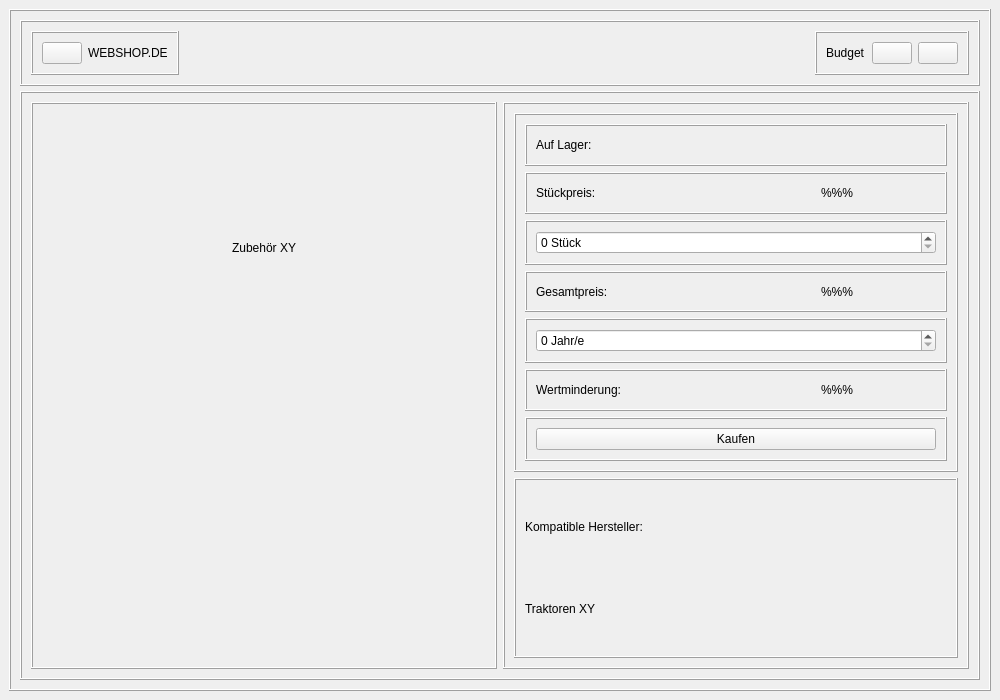
<?xml version="1.0" encoding="UTF-8"?>
<ui version="4.0">
 <class>MainWindow</class>
 <widget class="QMainWindow" name="MainWindow">
  <property name="geometry">
   <rect>
    <x>0</x>
    <y>0</y>
    <width>1000</width>
    <height>700</height>
   </rect>
  </property>
  <property name="sizePolicy">
   <sizepolicy hsizetype="Preferred" vsizetype="Preferred">
    <horstretch>0</horstretch>
    <verstretch>0</verstretch>
   </sizepolicy>
  </property>
  <property name="minimumSize">
   <size>
    <width>0</width>
    <height>0</height>
   </size>
  </property>
  <property name="maximumSize">
   <size>
    <width>16777215</width>
    <height>16777215</height>
   </size>
  </property>
  <property name="windowTitle">
   <string>Zubehör</string>
  </property>
  <widget class="QWidget" name="centralwidget">
   <layout class="QVBoxLayout" name="verticalLayout">
    <item>
     <widget class="QFrame" name="main_frame">
      <property name="minimumSize">
       <size>
        <width>0</width>
        <height>0</height>
       </size>
      </property>
      <property name="frameShape">
       <enum>QFrame::Box</enum>
      </property>
      <property name="frameShadow">
       <enum>QFrame::Raised</enum>
      </property>
      <layout class="QVBoxLayout" name="verticalLayout_2" stretch="1,10">
       <property name="spacing">
        <number>5</number>
       </property>
       <item>
        <widget class="QFrame" name="header_frame">
         <property name="frameShape">
          <enum>QFrame::Box</enum>
         </property>
         <property name="frameShadow">
          <enum>QFrame::Raised</enum>
         </property>
         <layout class="QHBoxLayout" name="horizontalLayout">
          <item alignment="Qt::AlignLeft|Qt::AlignTop">
           <widget class="QFrame" name="frame">
            <property name="frameShape">
             <enum>QFrame::Box</enum>
            </property>
            <property name="frameShadow">
             <enum>QFrame::Raised</enum>
            </property>
            <layout class="QHBoxLayout" name="horizontalLayout_3">
             <item>
              <widget class="QPushButton" name="home_Button">
               <property name="text">
                <string/>
               </property>
               <property name="icon">
                <iconset>
                 <normaloff>:/Icons/icons/home.svg</normaloff>:/Icons/icons/home.svg</iconset>
               </property>
               <property name="iconSize">
                <size>
                 <width>32</width>
                 <height>32</height>
                </size>
               </property>
              </widget>
             </item>
             <item>
              <widget class="QLabel" name="web_label">
               <property name="frameShape">
                <enum>QFrame::NoFrame</enum>
               </property>
               <property name="frameShadow">
                <enum>QFrame::Plain</enum>
               </property>
               <property name="text">
                <string>WEBSHOP.DE</string>
               </property>
              </widget>
             </item>
            </layout>
           </widget>
          </item>
          <item alignment="Qt::AlignRight|Qt::AlignTop">
           <widget class="QFrame" name="frame_2">
            <property name="sizePolicy">
             <sizepolicy hsizetype="Preferred" vsizetype="Preferred">
              <horstretch>0</horstretch>
              <verstretch>0</verstretch>
             </sizepolicy>
            </property>
            <property name="frameShape">
             <enum>QFrame::Box</enum>
            </property>
            <property name="frameShadow">
             <enum>QFrame::Raised</enum>
            </property>
            <layout class="QHBoxLayout" name="horizontalLayout_2">
             <item>
              <widget class="QLabel" name="budget_label">
               <property name="inputMethodHints">
                <set>Qt::ImhNone</set>
               </property>
               <property name="text">
                <string>Budget</string>
               </property>
               <property name="textFormat">
                <enum>Qt::AutoText</enum>
               </property>
              </widget>
             </item>
             <item>
              <widget class="QPushButton" name="acc_Button">
               <property name="enabled">
                <bool>true</bool>
               </property>
               <property name="text">
                <string/>
               </property>
               <property name="icon">
                <iconset>
                 <normaloff>:/Icons/icons/self.svg</normaloff>:/Icons/icons/self.svg</iconset>
               </property>
               <property name="iconSize">
                <size>
                 <width>32</width>
                 <height>32</height>
                </size>
               </property>
              </widget>
             </item>
             <item>
              <widget class="QPushButton" name="shopping_Button">
               <property name="sizePolicy">
                <sizepolicy hsizetype="Minimum" vsizetype="Fixed">
                 <horstretch>0</horstretch>
                 <verstretch>0</verstretch>
                </sizepolicy>
               </property>
               <property name="focusPolicy">
                <enum>Qt::StrongFocus</enum>
               </property>
               <property name="autoFillBackground">
                <bool>false</bool>
               </property>
               <property name="text">
                <string/>
               </property>
               <property name="icon">
                <iconset>
                 <normaloff>:/Icons/icons/shopping-cart.svg</normaloff>:/Icons/icons/shopping-cart.svg</iconset>
               </property>
               <property name="iconSize">
                <size>
                 <width>32</width>
                 <height>32</height>
                </size>
               </property>
              </widget>
             </item>
            </layout>
           </widget>
          </item>
         </layout>
        </widget>
       </item>
       <item>
        <widget class="QFrame" name="content_frame">
         <property name="accessibleName">
          <string/>
         </property>
         <property name="accessibleDescription">
          <string/>
         </property>
         <property name="frameShape">
          <enum>QFrame::Box</enum>
         </property>
         <property name="frameShadow">
          <enum>QFrame::Raised</enum>
         </property>
         <layout class="QHBoxLayout" name="horizontalLayout_4">
          <item>
           <widget class="QFrame" name="frame_1">
            <property name="frameShape">
             <enum>QFrame::Box</enum>
            </property>
            <property name="frameShadow">
             <enum>QFrame::Raised</enum>
            </property>
            <layout class="QVBoxLayout" name="verticalLayout_3">
             <item alignment="Qt::AlignHCenter">
              <widget class="QLabel" name="name_label">
               <property name="text">
                <string>Zubehör XY</string>
               </property>
              </widget>
             </item>
             <item alignment="Qt::AlignHCenter|Qt::AlignVCenter">
              <widget class="QLabel" name="picture">
               <property name="maximumSize">
                <size>
                 <width>500</width>
                 <height>500</height>
                </size>
               </property>
               <property name="cursor">
                <cursorShape>SizeAllCursor</cursorShape>
               </property>
               <property name="focusPolicy">
                <enum>Qt::NoFocus</enum>
               </property>
               <property name="text">
                <string/>
               </property>
               <property name="pixmap">
                <pixmap>:/Traktoren/pictures/Traktoren/Claas_Axion_950.jpg</pixmap>
               </property>
               <property name="scaledContents">
                <bool>true</bool>
               </property>
              </widget>
             </item>
            </layout>
           </widget>
          </item>
          <item>
           <widget class="QFrame" name="frame_3">
            <property name="frameShape">
             <enum>QFrame::Box</enum>
            </property>
            <property name="frameShadow">
             <enum>QFrame::Raised</enum>
            </property>
            <layout class="QVBoxLayout" name="verticalLayout_4" stretch="2,1">
             <item>
              <widget class="QFrame" name="frame_5">
               <property name="frameShape">
                <enum>QFrame::Box</enum>
               </property>
               <property name="frameShadow">
                <enum>QFrame::Raised</enum>
               </property>
               <layout class="QVBoxLayout" name="verticalLayout_7">
                <item>
                 <widget class="QFrame" name="frame_4">
                  <property name="frameShape">
                   <enum>QFrame::Box</enum>
                  </property>
                  <property name="frameShadow">
                   <enum>QFrame::Raised</enum>
                  </property>
                  <layout class="QHBoxLayout" name="horizontalLayout_10">
                   <item alignment="Qt::AlignLeft">
                    <widget class="QLabel" name="bestand_label">
                     <property name="text">
                      <string>Auf Lager:</string>
                     </property>
                    </widget>
                   </item>
                   <item alignment="Qt::AlignHCenter">
                    <widget class="QLabel" name="bestand_icon">
                     <property name="enabled">
                      <bool>true</bool>
                     </property>
                     <property name="maximumSize">
                      <size>
                       <width>24</width>
                       <height>24</height>
                      </size>
                     </property>
                     <property name="baseSize">
                      <size>
                       <width>32</width>
                       <height>32</height>
                      </size>
                     </property>
                     <property name="text">
                      <string/>
                     </property>
                     <property name="pixmap">
                      <pixmap>:/Icons/icons/check.svg</pixmap>
                     </property>
                     <property name="scaledContents">
                      <bool>true</bool>
                     </property>
                     <property name="alignment">
                      <set>Qt::AlignLeading|Qt::AlignLeft|Qt::AlignVCenter</set>
                     </property>
                     <property name="textInteractionFlags">
                      <set>Qt::NoTextInteraction</set>
                     </property>
                    </widget>
                   </item>
                  </layout>
                 </widget>
                </item>
                <item>
                 <widget class="QFrame" name="frame_6">
                  <property name="frameShape">
                   <enum>QFrame::Box</enum>
                  </property>
                  <property name="frameShadow">
                   <enum>QFrame::Raised</enum>
                  </property>
                  <layout class="QHBoxLayout" name="horizontalLayout_6">
                   <item alignment="Qt::AlignLeft">
                    <widget class="QLabel" name="preis_label">
                     <property name="text">
                      <string>Stückpreis:</string>
                     </property>
                    </widget>
                   </item>
                   <item alignment="Qt::AlignHCenter">
                    <widget class="QLabel" name="preis_status">
                     <property name="text">
                      <string>%%%</string>
                     </property>
                    </widget>
                   </item>
                  </layout>
                 </widget>
                </item>
                <item>
                 <widget class="QFrame" name="frame_12">
                  <property name="frameShape">
                   <enum>QFrame::Box</enum>
                  </property>
                  <property name="frameShadow">
                   <enum>QFrame::Raised</enum>
                  </property>
                  <layout class="QHBoxLayout" name="horizontalLayout_5">
                   <item>
                    <widget class="QSpinBox" name="anz_spinBox">
                     <property name="suffix">
                      <string> Stück</string>
                     </property>
                    </widget>
                   </item>
                  </layout>
                 </widget>
                </item>
                <item>
                 <widget class="QFrame" name="frame_9">
                  <property name="frameShape">
                   <enum>QFrame::Box</enum>
                  </property>
                  <property name="frameShadow">
                   <enum>QFrame::Raised</enum>
                  </property>
                  <layout class="QHBoxLayout" name="horizontalLayout_7">
                   <item alignment="Qt::AlignLeft">
                    <widget class="QLabel" name="ges_label">
                     <property name="text">
                      <string>Gesamtpreis:</string>
                     </property>
                    </widget>
                   </item>
                   <item alignment="Qt::AlignHCenter">
                    <widget class="QLabel" name="ges_status">
                     <property name="text">
                      <string>%%%</string>
                     </property>
                    </widget>
                   </item>
                  </layout>
                 </widget>
                </item>
                <item>
                 <widget class="QFrame" name="frame_10">
                  <property name="frameShape">
                   <enum>QFrame::Box</enum>
                  </property>
                  <property name="frameShadow">
                   <enum>QFrame::Raised</enum>
                  </property>
                  <layout class="QVBoxLayout" name="verticalLayout_8">
                   <item>
                    <widget class="QSpinBox" name="wert_spinBox">
                     <property name="suffix">
                      <string> Jahr/e</string>
                     </property>
                    </widget>
                   </item>
                  </layout>
                 </widget>
                </item>
                <item>
                 <widget class="QFrame" name="frame_11">
                  <property name="frameShape">
                   <enum>QFrame::Box</enum>
                  </property>
                  <property name="frameShadow">
                   <enum>QFrame::Raised</enum>
                  </property>
                  <layout class="QHBoxLayout" name="horizontalLayout_8">
                   <item alignment="Qt::AlignLeft">
                    <widget class="QLabel" name="wert_label">
                     <property name="text">
                      <string>Wertminderung:</string>
                     </property>
                    </widget>
                   </item>
                   <item alignment="Qt::AlignHCenter">
                    <widget class="QLabel" name="wert_status">
                     <property name="text">
                      <string>%%%</string>
                     </property>
                    </widget>
                   </item>
                  </layout>
                 </widget>
                </item>
                <item>
                 <widget class="QFrame" name="frame_7">
                  <property name="frameShape">
                   <enum>QFrame::Box</enum>
                  </property>
                  <property name="frameShadow">
                   <enum>QFrame::Raised</enum>
                  </property>
                  <layout class="QVBoxLayout" name="verticalLayout_5">
                   <item>
                    <widget class="QPushButton" name="buy_Button">
                     <property name="text">
                      <string>Kaufen</string>
                     </property>
                    </widget>
                   </item>
                  </layout>
                 </widget>
                </item>
               </layout>
              </widget>
             </item>
             <item>
              <widget class="QFrame" name="frame_8">
               <property name="frameShape">
                <enum>QFrame::Box</enum>
               </property>
               <property name="frameShadow">
                <enum>QFrame::Raised</enum>
               </property>
               <layout class="QVBoxLayout" name="verticalLayout_6">
                <item>
                 <widget class="QLabel" name="label_2">
                  <property name="text">
                   <string>Kompatible Hersteller:</string>
                  </property>
                 </widget>
                </item>
                <item>
                 <widget class="QLabel" name="comp_label">
                  <property name="text">
                   <string>Traktoren XY</string>
                  </property>
                 </widget>
                </item>
               </layout>
              </widget>
             </item>
            </layout>
           </widget>
          </item>
         </layout>
        </widget>
       </item>
      </layout>
     </widget>
    </item>
   </layout>
  </widget>
 </widget>
 <resources>
  <include location="resources/ressources.qrc"/>
 </resources>
 <connections/>
</ui>
